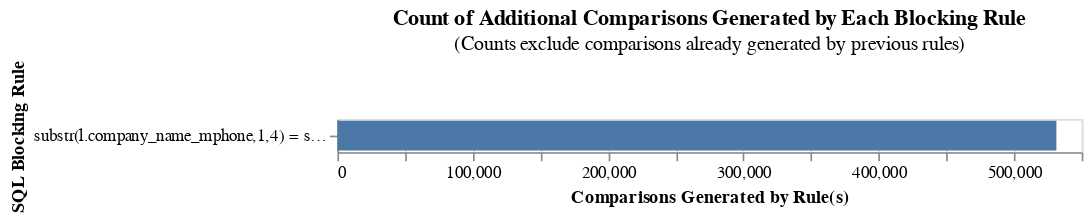

Notebook code cell kept with this figure:
### Code cell
from splink.blocking_analysis import (
    cumulative_comparisons_to_be_scored_from_blocking_rules_chart,
)

blocking_rules_for_analysis = [
    br
]


cumulative_comparisons_to_be_scored_from_blocking_rules_chart(
    table_or_tables=[sec_match_df, ex21_match_df],
    blocking_rules=blocking_rules_for_analysis,
    db_api=db_api,
    unique_id_column_name='record_id',
    link_type="link_only",
)

### Figure 1 — Vega-Lite specification as saved in the notebook (floating-point values rounded to 4 significant figures)
{"config": {"view": {"continuousWidth": 300, "continuousHeight": 300}}, "data": {"name": "data-56db78185748bd6b3cd7818d9e04ceb5"}, "mark": "bar", "encoding": {"order": {"field": "cumulative_rows"}, "tooltip": [{"field": "blocking_rule", "title": "SQL Condition", "type": "nominal"}, {"field": "row_count", "format": ",", "title": "Comparisons Generated", "type": "quantitative"}, {"field": "cumulative_rows", "format": ",", "title": "Cumulative Comparisons", "type": "quantitative"}, {"field": "cartesian", "format": ",", "title": "Total comparisons in Cartesian product", "type": "quantitative"}], "x": {"field": "start", "title": "Comparisons Generated by Rule(s)", "type": "quantitative"}, "x2": {"field": "cumulative_rows"}, "y": {"field": "blocking_rule", "sort": ["-x2"], "title": "SQL Blocking Rule"}}, "height": {"step": 20}, "title": {"text": "Count of Additional Comparisons Generated by Each Blocking Rule", "subtitle": "(Counts exclude comparisons already generated by previous rules)"}, "width": 450, "$schema": "https://vega.github.io/schema/vega-lite/v5.9.3.json", "datasets": {"data-56db78185748bd6b3cd7818d9e04ceb5": [{"blocking_rule": "substr(l.company_name_mphone,1,4) = substr(r.company_name_mphone,1,4)", "row_count": 531298, "cumulative_rows": 531298, "cartesian": 1368717009, "match_key": "0", "start": 0}]}}
